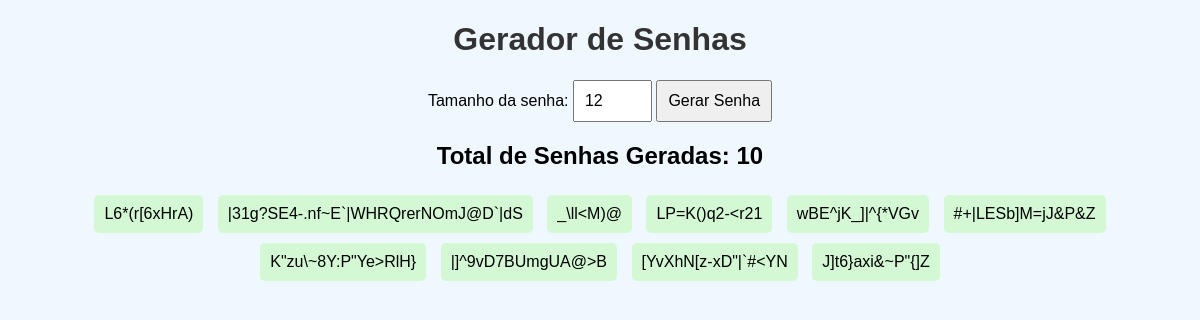
The page / on the database its author committed.
### senhas/models.py (models this page shows, shortened)
class Senha(models.Model):
    valor = models.CharField(max_length=40)
    data_criacao = models.DateTimeField(auto_now_add=True)

### senhas/views.py (the view, shortened to what this page needs)
# urls.py: path('', index, name='index'),
def index(request):
    senhas = Senha.objects.all()
    contador = senhas.count()
    return render(request, "index.html", {"senhas": senhas, "contador": contador})

### senhas/templates/index.html (shortened to what this page needs)
<!DOCTYPE html>
<html lang="pt">
<head>
</head>
<body>
    <h1>Gerador de Senhas</h1>
    <form method="POST">
        <label for="tamanho">Tamanho da senha:</label>
        <input type="number" id="tamanho" name="tamanho" min="8" max="40" value="12">
        <button type="submit">Gerar Senha</button>
    </form>
    <h2>Total de Senhas Geradas: {{ contador }}</h2>
    <div>
        {% for senha in senhas %}
            <div class="senha-box">{{ senha.valor }}</div>
        {% endfor %}
    </div>
</body>
</html>

### senhas/templates/index.html (style rules this page uses)
body { font-family: Arial, sans-serif; background-color: #f0f8ff; text-align: center; margin: 20px; }
h1 { color: #333; }
form { margin: 20px; }
input, button { padding: 10px; font-size: 16px; }
.senha-box { background: #d3f8d3; padding: 10px; margin: 5px; border-radius: 5px; display: inline-block; }

### rows shown on the page
Senha: valor "L6*(r[6xHrA)"
Senha: valor "|31g?SE4-.nf~E`|WHRQrerNOmJ@D`|dS"
Senha: valor "_\\ll<M)@"
Senha: valor "LP=K()q2-<r21"
Senha: valor "wBE^jK_]|^{*VGv"
Senha: valor "#+|LESb]M=jJ&P&Z"
Senha: valor "K\"zu\\~8Y:P\"Ye>RlH}"
Senha: valor "|]^9vD7BUmgUA@>B"
Senha: valor "[YvXhN[z-xD\"|`#<YN"
Senha: valor "J]t6}axi&~P\"{]Z"

### other values the page prints
{{ contador }} "10"
